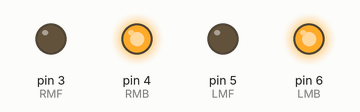
Recording of a sketch running on a simulated Arduino Uno, built with avr-gcc and run on an emulated ATmega328P. On the bench: output pins drawn as LEDs (lit = HIGH).

Above: at 0.1 s.
Timing chart, 0 to 1.6 s (numbered marks = the images above):
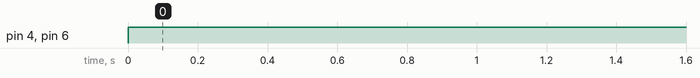

Measured:
- by itself, pin 4 (RMB), pin 6 (LMB): LOW → HIGH at 0.00 s

The sketch:

class7.ino
```cpp
int RMF = 3;
int RMB = 4;
int LMF = 5;
int LMB = 6;


void setup()
{
  Serial.begin(9600);

  pinMode (RMF, OUTPUT);
  pinMode (RMB, OUTPUT);
  pinMode (LMF, OUTPUT);
  pinMode (LMB, OUTPUT);


}

void loop()
{


  digitalWrite(RMF, LOW);
  digitalWrite(RMB, HIGH);
  digitalWrite(LMF, LOW);
  digitalWrite(LMB, HIGH);


}
```
